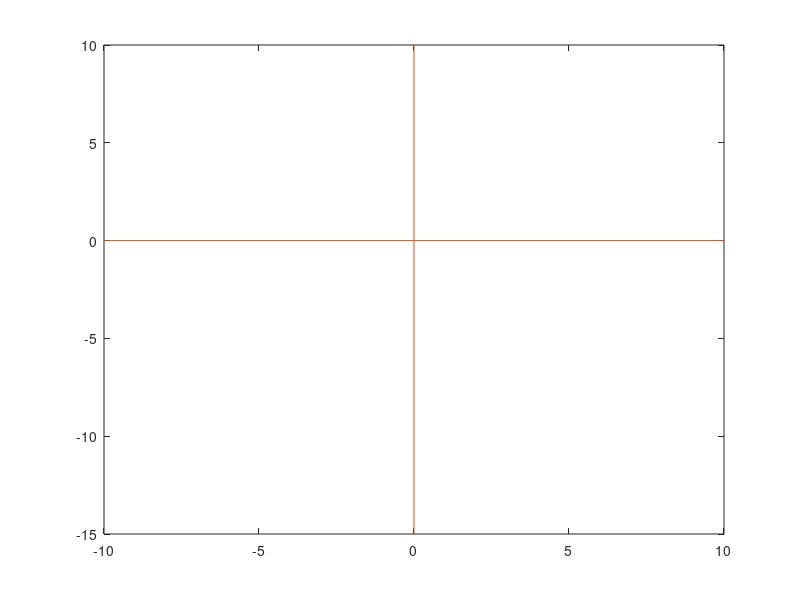

This figure's MATLAB source:
x = -5:0.00001:10;
y = @(x) x-4*sin(2*x)-3;
yp = @(x) 1-8*cos(2*x);
plot(x,y(x));

xL = xlim;
yL = ylim;
line([0 0], yL);  %x-axis
line(xL, [0 0]);  %y-axis

x = -1;
x1 = fzero(y,x);

NR = @(x) x-(x-4*sin(2*x)-3)./(1-8*cos(2*x));

% x0 = -1;
%Efter tre iterationer kommer vi till x4 = -0.898356581554583

% x0 = -0.5;
%Efter 2 iterationer kommer vi till x3 = -0.544442395963611

% x0 = 1.5;
%Efter 1 iteration kommer vi till x2 = 1.732069387491808

% x0 = 3;
%Efter 2 iterationer kommer vi till x3 = 3.161826486551824

% x0 = 4.5;
%Efter 1 iteration kommer vi till x2 = 4.517789519604580

% Sätter man x0 = 7 blir det konstigt. Vid tio iterationer ser
% man att det går upp och ner i värden. Flera olika värden mellan
% 6.7 och 7.4 antas.

SM = @(x0,x1) x1 -((x1-x0)*(x1-4*sin(2*x1)-3))/((x1-4*sin(2*x1)-3)-((x0-4*sin(2*x0)-3)));
% Använd fzero(y,4) (det är det korrekta värdet)
% Efter 5 iterationer får vi att skillnaden mellan x6 och fzero
% är mindre än 10^-10. Med andra ord tar det fem iterationer.

TOL= 1e-10;
h = inf;
k = 0;
felv = [];
xv = [];
while (abs(h) > TOL)
    h = y(x)/yp(x);
    x = x-h;
    fel = abs(x-x1);
    k = k+1;
    xv = [xv;k];
    felv = [felv;fel];
end
%plot(xv,felv)
fel
felv
k
x
